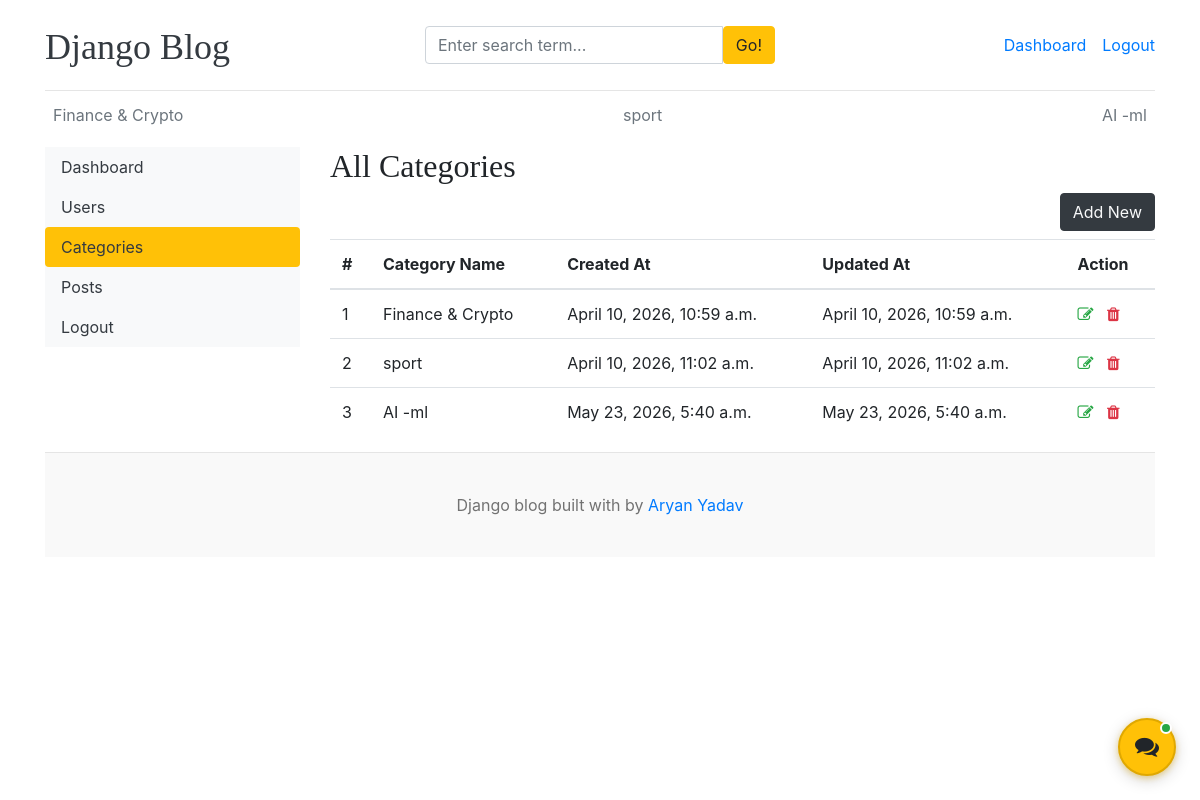
Screenshot of /dashboard/categories/ (signed in) with the database file from the repository.
### blogs/models.py (models this page shows)
class Category(models.Model):
    category_name   = models.CharField(max_length = 50,unique = True)
    author = models.ForeignKey(User, on_delete=models.CASCADE, null=True, blank=True)
    created_at = models.DateTimeField(auto_now_add = True)
    updated_at = models.DateTimeField(auto_now = True)
    class Meta:
        verbose_name_plural = 'categories'
    def __str__(self):
        return self.category_name

### dashboards/views.py (the view)
# urls.py: path('categories/',views.categories,name= 'categories'),
@login_required(login_url='login')
def categories(request):
    if request.user.is_staff:
        categories_list = Category.objects.all()
    else:
        categories_list = Category.objects.filter(author=request.user)
    context = {
        'categories': categories_list,
    }
    return render(request, 'dashboard/categories.html', context)

### blogs/context_processors.py (called while the page is built)
def get_categories(request):
    categories = Category.objects.all()
    return dict(categories = categories)

def get_social_links(request):
    social_links  = SocialLink.objects.all()
    return dict(social_links = social_links)

### templates/dashboard/categories.html (shortened to what this page needs)
{% extends 'base.html' %}
{% block content %}
<div class="row">
    {% include 'dashboard/sidebar.html' %}
    <div class="col-md-9">
        <h2>All Categories</h2>
        <a href="{% url 'add_category' %}" class="btn btn-dark text-light float-right mb-2">Add New</a>
        <table class="table table-hover">
            <thead>
              <tr>
                <th>#</th>
                <th>Category Name</th>
                <th>Created At</th>
                <th>Updated At</th>
                <th>Action</th>
              </tr>
            </thead>
            <tbody>
            {% for cat in categories %}
              <tr>
                <td>{{ forloop.counter }}</td>
                <td>{{ cat }}</td>
                <td>{{ cat.created_at }}</td>
                <td>{{ cat.updated_at }}</td>
                <td>
                    <a href="{% url 'edit_category' cat.id %}"><i class="fa fa-edit text-success"></i></a>
                    <a href="{% url 'delete_category' cat.id %}"><i class="fa fa-trash text-danger"></i></a>
                </td>
              </tr>
            {% endfor %}
            </tbody>
          </table>
    </div>
</div>
{% endblock %}

### templates/base.html (shortened to what this page needs)
{% load static %}
<!DOCTYPE html>
<html lang="en">
<head>
    <link href="https://getbootstrap.com/docs/4.0/dist/css/bootstrap.min.css" rel="stylesheet">
    <link href="{% static 'css/blog.css' %}" rel="stylesheet">
    <link href="{% static 'css/chatbot.css' %}" rel="stylesheet">
    <link rel="stylesheet" href="https://cdnjs.cloudflare.com/ajax/libs/font-awesome/4.7.0/css/font-awesome.min.css">
  </head>
<body>
    <div class="container">
      <header class="blog-header py-3">
        <div class="row flex-nowrap justify-content-between align-items-center">
          <div class="col-4 pt-1">
            <a class="blog-header-logo text-dark" href="/">Django Blog</a>
          </div>
          <div class="col-4">
            <form action="{% url 'search' %}" method="GET">
              <div class="input-group">
                <input class="form-control" type="text" name="keyword" value="{{ keyword }}" placeholder="Enter search term..." aria-label="Enter search term..." aria-describedby="button-search" />
                <button type="submit" class="btn btn-warning" id="button-search" type="button">Go!</button>
            </div>
            </form>
          </div>
          <div class="col-4 d-flex justify-content-end align-items-center">
            {% if not user.is_authenticated %}
            <a class="btn btn-sm btn-warning" href="{% url 'login' %}">Login</a> &nbsp;
            <a class="btn btn-sm btn-outline-secondary" href="{% url 'register' %}">Register</a>
            {% else %}
            <span><a href="{% url 'dashboard' %}">Dashboard</a></span>
            <span><a href="{% url 'logout' %}">Logout</a></span>
            {% endif %}
          </div>
        </div>
      </header>
      <div class="nav-scroller py-1 mb-2">
        <nav class="nav d-flex justify-content-between">
          {% for cat in categories %}
          <a class="p-2 text-muted" href="{% url 'posts_by_category' cat.id %}">{{ cat.category_name }}</a>
          {% endfor %}
        </nav>
      </div>
{% block content %}
{% endblock %}
<footer class="blog-footer">
    <p>Django blog built with  by <a href="#">Aryan Yadav </a></p>
  </footer>
  {% include 'includes/chatbot.html' %}
  </body>
  </html>

### blog_main/static/css/blog.css (style rules this page uses)
.blog-header { border-bottom: 1px solid #e5e5e5; }
.blog-header-logo { font-family: "Playfair Display", Georgia, "Times New Roman", serif; font-size: 2.25rem; }
h1, h2, h3, h4, h5, h6 { font-family: "Playfair Display", Georgia, "Times New Roman", serif; }
.blog-footer { padding: 2.5rem 0; color: #727272; text-align: center; background-color: #f9f9f9; border-top: .05rem solid #e5e5e5; }
.blog-footer p:last-child { margin-bottom: 0; }

### rows the page displays
Category: category_name "Finance & Crypto", created_at "April 10, 2026, 10:59 a.m.", updated_at "April 10, 2026, 10:59 a.m."
Category: category_name "sport", created_at "April 10, 2026, 11:02 a.m.", updated_at "April 10, 2026, 11:02 a.m."
Category: category_name "AI -ml", created_at "May 23, 2026, 5:40 a.m.", updated_at "May 23, 2026, 5:40 a.m."
